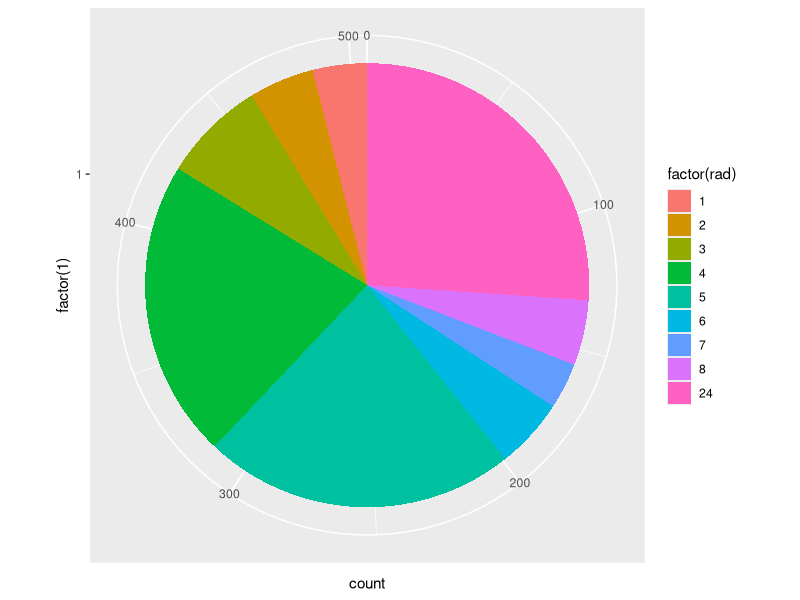

R code for this plot:
library("MASS") # for Boston Housing data
tab <- table(Boston$rad)
library("ggplot2")
pie <- ggplot(Boston, aes(x = factor(1), fill = factor(rad))) 
pie + geom_bar(width = 1) + coord_polar(theta = "y")
